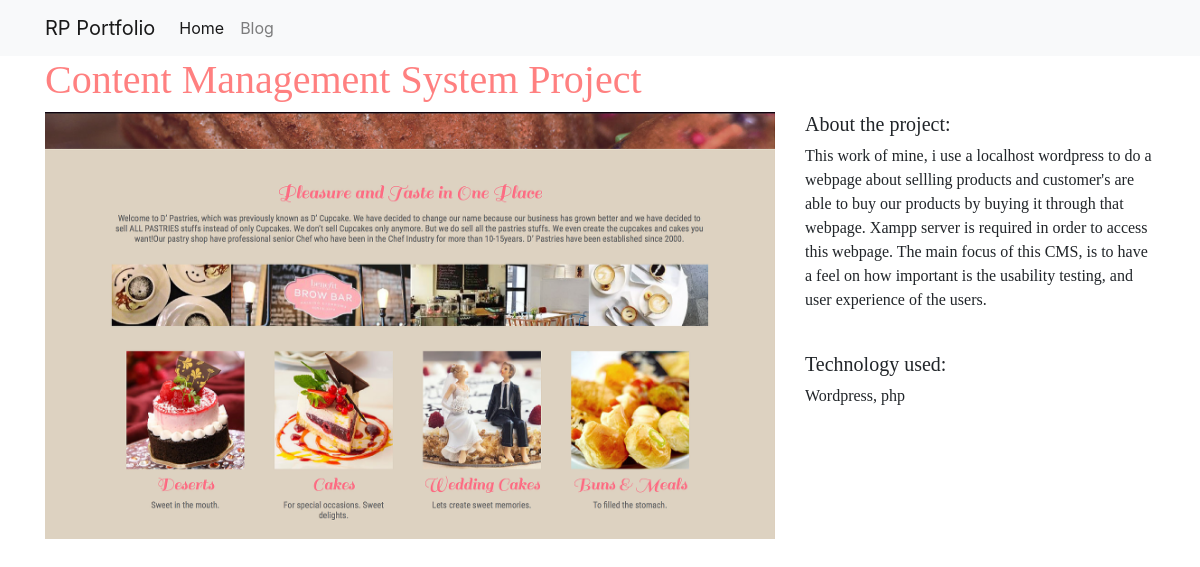
/projects/1/, run on the app's committed database.
### projects/models.py (models this page shows)
class Project(models.Model):
    title = models.CharField(max_length=100)
    description = models.TextField()
    technology = models.CharField(max_length=20)
    image = models.FilePathField(path="/img")

### projects/views.py (the view)
# urls.py: path("<int:pk>/", views.project_detail, name="project_detail"),
def project_detail(request, pk):
    project = Project.objects.get(pk=pk)
    context = {"project": project}
    return render(request, "project_detail.html", context)

### projects/templates/project_detail.html
{% extends "base.html" %}
{% load static %}
{% block page_content %}
<h1 style="font-family:FuturateeMed;"> <font color="#ff8080">{{ project.title }}</font></h1>
<div class="row">
    <div class="col-md-8">
        <img src="{% static project.image %}" alt="" width="100%">
    </div>
    <div class="col-md-4">
        <h5 style="font-family:Muli;">About the project:</h5>
        <p style="font-family:Muli-light;">{{ project.description }}</p>
        <br>
        <h5 style="font-family:Muli;">Technology used:</h5>
        <p style="font-family:Muli-light;">{{ project.technology }}</p>
    </div>
</div>
{% endblock %}

### data on the page
Project: title "Content Management System Project", image (picture), description "This work of mine, i use a localhost wordpress to do a webpage about sellling products and customer's are able to buy our products by buying it through that webpage. Xampp server is required in order to access this webpage. The main focus of this CMS, is to have a feel on how important is the usability testing, and user experience of the users.", technology "Wordpress, php"
